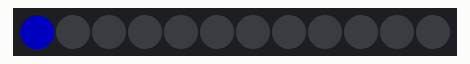
This program was run on a simulated MicroPython board. Parts: 12 RGB LEDs in strip order, left to right. Dim RGB values are drawn brighter than linear.

Above: at 0.15 s.
At 0.75 s:
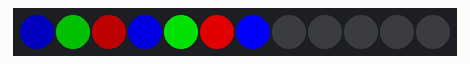
At 1.3 s:
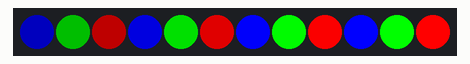
At 2.16 s:
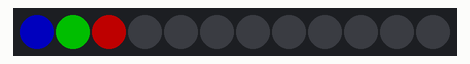

The program:

nepixel_turn_on_sequence.py
```python
from neopixel import NeoPixel
from machine import Pin
from time import sleep

n = 12
p = 12
np = NeoPixel(Pin(p, Pin.OUT), n)

def clear():
    for i in range(n):
        np[i] = (0, 0, 0)
        np.write()

clear()

while True:
    np[0] = (0, 0, 80)
    sleep(0.1)
    np.write()
    np[1] = (0, 80, 0)
    sleep(0.1)
    np.write()
    np[2] = (80, 0, 0)
    sleep(0.1)
    np.write()
    np[3] = (0, 0, 160)
    sleep(0.1)
    np.write()
    np[4] = (0, 160, 0)
    sleep(0.1)
    np.write()
    np[5] = (160, 0, 0)
    sleep(0.1)
    np.write()
    np[6] = (0, 0, 240)
    sleep(0.1)
    np.write()
    np[7] = (0, 240, 0)
    sleep(0.1)
    np.write()
    np[8] = (240, 0, 0)
    sleep(0.1)
    np.write()
    np[9] = (0, 0, 255)
    sleep(0.1)
    np.write()
    np[10] = (0, 255, 0)
    sleep(0.1)
    np.write()
    np[11] = (255, 0, 0)
    sleep(0.1)
    np.write()
    sleep(0.5)
    clear()
    sleep(0.1)
```

Measured:
- by itself, everything shown: repeats every 1.8 s, in 13 steps
- what the display in image 2 shows lasts 0.5 s, from 1.2 s to 1.7 s
